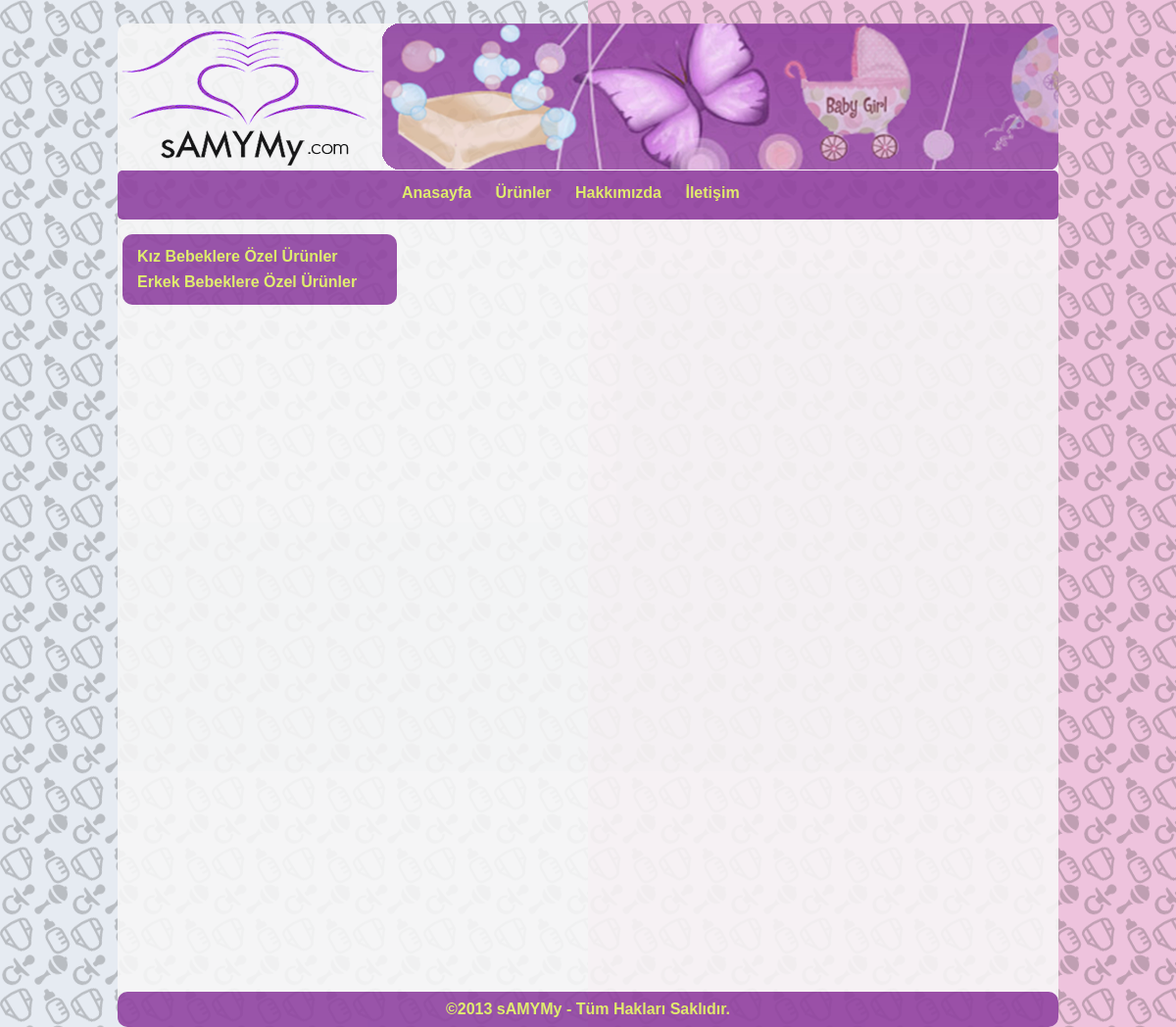
The app's page /urunler.php?kategori=1, older data.
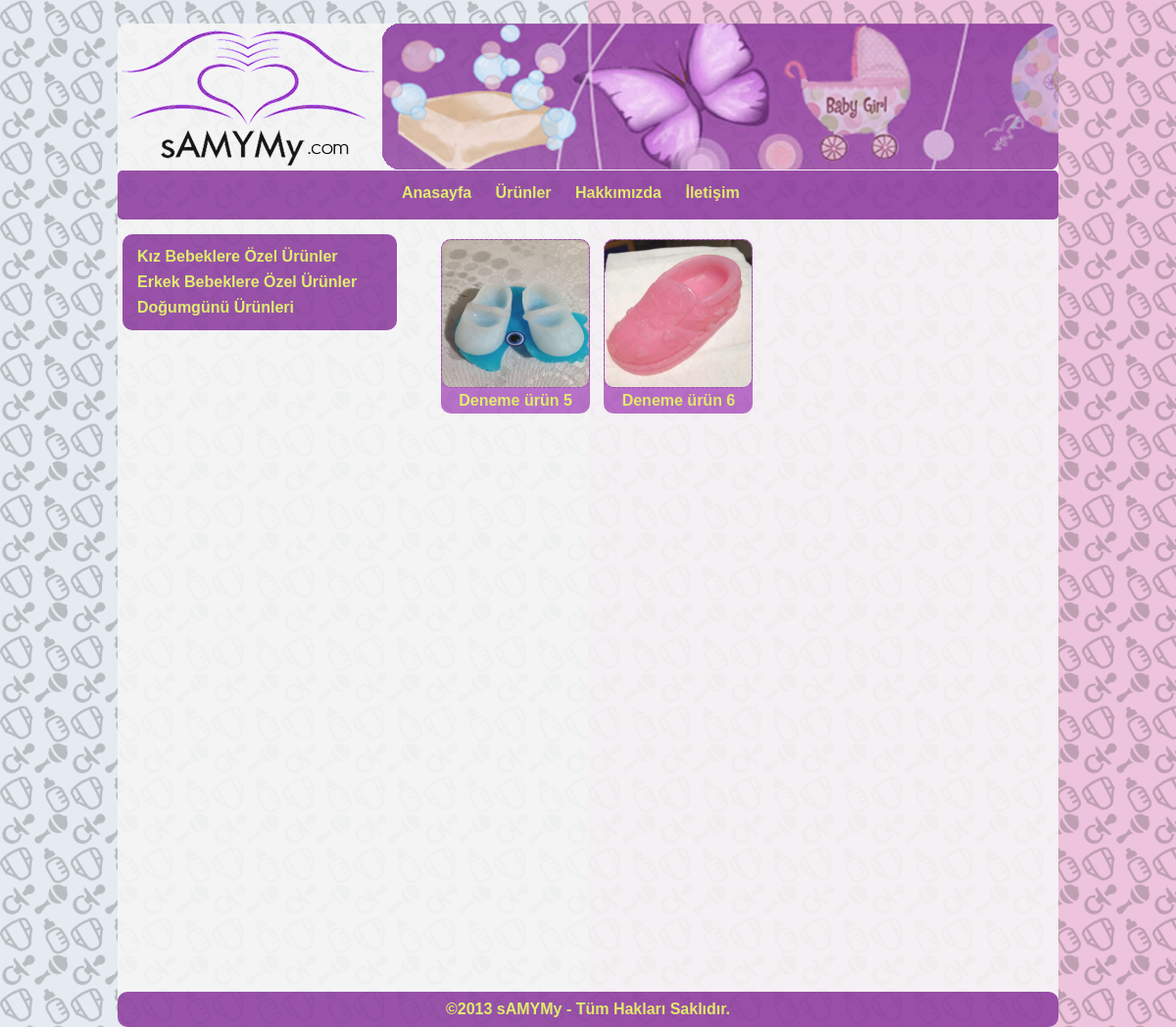
The same page, newer data.
### tables this page shows
CREATE TABLE IF NOT EXISTS `kategoriler` (
  `id` int(11) NOT NULL AUTO_INCREMENT,
  `ad` varchar(100) NOT NULL,
  PRIMARY KEY (`id`)
);

CREATE TABLE IF NOT EXISTS `urunler` (
  `id` int(11) NOT NULL AUTO_INCREMENT,
  `ad` varchar(256) NOT NULL,
  `kategori_id` int(11) NOT NULL,
  `resim` varchar(60) NOT NULL,
  PRIMARY KEY (`id`)
);

### urunler.php (the view, shortened to what this page needs)
<?php
include "ust.php";
if(isset($_GET["kategori"])) $kategori = $_GET["kategori"]; else $kategori = -1;
echo '<div id="urunler">';
$sorgu = "SELECT * FROM urunler";
if($kategori > 0) $sorgu .= " WHERE kategori_id=$kategori";
$sonuc = mysql_query($sorgu);
while($urun = mysql_fetch_array($sonuc)) {
?>
<div class="urun">
	<img src="<?php echo "resimler/urunler/".$urun["resim"]; ?>" />
	<span class="ad"><?php echo $urun["ad"]; ?></span>
</div>
<?php
}
echo '</div>';
include "alt.php";
?>

### ust.php (shortened to what this page needs)
<html>
<head>
<link rel="stylesheet" href="css/main.css" >
<link rel="stylesheet" href="css/orbit.css">
</head>
<body>
<div id="wrapper">
<div id="header">
	<div id="logo"></div>
</div>
<div id="nav-container">
	<ul>
		<li><a href="index.php">Anasayfa</a></li>
		<li><a href="urunler.php">Ürünler</a></li>
		<li><a href="hakkimizda.php">Hakkımızda</a></li>
		<li><a href="iletisim.php">İletişim</a></li>
	</ul>
</div>
<div id="left-container">
<?php kategorileriListele(); ?>
</div>
<div id="right-container">
<?php
function kategorileriListele() {
	$sorgu = "SELECT * FROM kategoriler";
	$sonuc = mysql_query($sorgu);
	echo '<div id="kategoriler">';
	echo '<ul>';
	while($kategori = mysql_fetch_array($sonuc)) {
		echo '<li><a href="urunler.php?kategori='.$kategori["id"].'">'.$kategori["ad"].'</a></li>';
	}
	echo '</ul>';
	echo '</div>';
}
?>

### alt.php (shortened to what this page needs)
	</div>
	<div id="alt">
	<span class="copyright">©2013 sAMYMy - Tüm Hakları Saklıdır.</span>
	</div>
</div>
</body>
</html>

### css/main.css (style rules this page uses)
body { font-family: Tahoma, Verdana, Sans-serif; min-height: 1024px; min-width: 768px; }
div#wrapper { position: absolute; margin: 2% 10%; border-radius: 10px; height: 96%; min-height: 1024px; width: 80%; min-width: 768px; background: #f6f6f6; opacity: .9; }
div#left-container { padding-top: 10px; position: absolute; float: left; width: 320px; }
div#right-container { padding-top: 10px; position: absolute; float: right; left: 320px; width: 725px; }
div#header { height: 150px; background: url('../resimler/headerbg.png'); background-repeat: no-repeat; background-position: 270px; border-radius: 10px; }
div#logo { width: 270px; height: 150px; background-image: url('../resimler/logo.png'); }
div#nav-container { height: 50px; border-radius: 5px; background: #9043a1; }
div#nav-container ul { margin-left: 280px; margin-top: 5px; display:inline-block; }
div#nav-container ul li { padding: 10px; display:inline-block; }
div#nav-container ul li a { color: #E0EF60; font-weight: bold; text-decoration: none; }
div#kategoriler { padding: 5px; margin: 5px; max-width: 270px; border-radius: 10px; background: #9043a1; }
div#kategoriler ul { padding: 5px; }
div#kategoriler ul li { font-size: 12pt; padding: 5px; display: block; }
div#kategoriler ul li a { color: #E0EF60; font-weight: bold; text-decoration: none; }
div#urunler { padding: 5px; }
div.urun { background: #B265C4; border-radius: 10px; color: #E0EF60; font-weight: bold; margin: 5px; display: inline-block; }
div.urun img { width: 150px; height: 150px; border-radius: 10px; border: 1px dashed #9043a1; }
div.urun span.ad { margin: 5px; display: block; text-align: center; }
div#alt { font-weight:bold; color:#E0EF60; position: absolute; background:#9043a1; width:100%; border-radius:10px; bottom: 0px; text-align:center; padding: 10px 0; }
span.copyright { vertical-align: center; }

Row changes from the older to the newer data that the page shows:
added kategoriler: ad "Doğumgünü Ürünleri"
added urunler: resim (picture), ad "Deneme ürün 5"
added urunler: resim (picture), ad "Deneme ürün 6"
